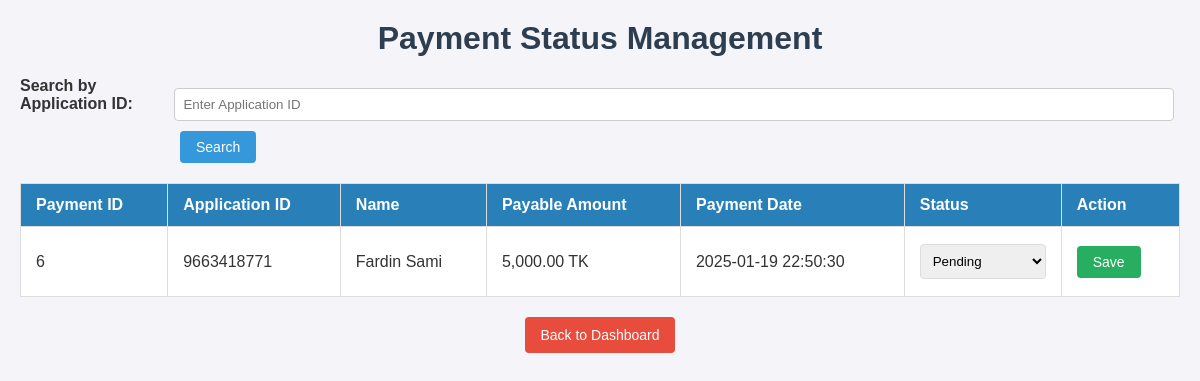
The app's page /view/PaymentStatusView.php with its own data.
### tables this page shows
CREATE TABLE `payment` (
  `payment_id` bigint(20) NOT NULL,
  `application_id` bigint(20) NOT NULL,
  `user_id` int(11) NOT NULL,
  `payment_method` enum('Card','Mobile') NOT NULL,
  `card_number` varchar(20) DEFAULT NULL,
  `expiry_date` date DEFAULT NULL,
  `cvv` varchar(4) DEFAULT NULL,
  `mobile_provider` enum('Bkash','Nagad','Rocket') DEFAULT NULL,
  `mobile_account` varchar(15) DEFAULT NULL,
  `mobile_password` varchar(255) DEFAULT NULL,
  `payable_amount` decimal(10,2) NOT NULL,
  `payment_date` timestamp NOT NULL DEFAULT current_timestamp()
);

CREATE TABLE `passport_apply` (
  `application_id` bigint(20) NOT NULL,
  `user_id` int(11) NOT NULL,
  `passport_type` varchar(255) DEFAULT NULL,
  `personal_info_first_name` varchar(255) DEFAULT NULL,
  `personal_info_last_name` varchar(255) DEFAULT NULL,
  `personal_info_dob` date DEFAULT NULL,
  `personal_info_gender` enum('male','female') DEFAULT NULL,
  `present_address_line1` varchar(255) DEFAULT NULL,
  `present_address_line2` varchar(255) DEFAULT NULL,
  `present_address_city` varchar(255) DEFAULT NULL,
  `present_address_postal_code` varchar(20) DEFAULT NULL,
  `present_address_country` varchar(100) DEFAULT NULL,
  `permanent_address_line1` varchar(255) DEFAULT NULL,
  `permanent_address_line2` varchar(255) DEFAULT NULL,
  `permanent_address_city` varchar(255) DEFAULT NULL,
  `permanent_address_postal_code` varchar(20) DEFAULT NULL,
  `permanent_address_country` varchar(100) DEFAULT NULL,
  `id_document_type` varchar(255) DEFAULT NULL,
  `id_document_number` varchar(255) DEFAULT NULL,
  `parental_info_parent_name` varchar(255) DEFAULT NULL,
  `spouse_info_spouse_name` varchar(255) DEFAULT NULL,
  `passport_options` varchar(100) DEFAULT NULL,
  `delivery_option` varchar(100) DEFAULT NULL,
  `appointment` date DEFAULT NULL,
  `comments` text DEFAULT NULL
);

### model/Database.php (called while the page is built, shortened)
<?php
function getConnection() {
    $servername = "localhost";
    $username = "root";
    $password = "";
    $dbname = "passport_portal";
    $conn = new mysqli($servername, $username, $password, $dbname);
    return $conn;
}
?>

### controller/PaymentStatusController.php (called while the page is built, shortened)
<?php
require_once('../model/PaymentStatusModel.php');
class PaymentStatusController
{
    private $model;
    public function __construct()
    {
        $this->model = new PaymentStatusModel();
    }
    public function handleRequest()
    {
        $applicationId = $_GET['application_id'] ?? null;
        $payments = [];
        $result = $this->model->fetchPayments($applicationId);
        if ($result && $result->num_rows > 0)
        {
            while ($row = $result->fetch_assoc())
            {
                $payments[] = $row;
            }
        }
        return $payments;
    }
}

### model/PaymentStatusModel.php (called while the page is built, shortened)
<?php
require_once('../model/Database.php');
class PaymentStatusModel
{
    private $conn;
    public function __construct()
    {
        $this->conn = getConnection();
    }
    public function fetchPayments($applicationId = null)
    {
        $query = "SELECT p.*, a.personal_info_first_name, a.personal_info_last_name
                  FROM payment p
                  LEFT JOIN passport_apply a ON p.application_id = a.application_id";
        if (!empty($applicationId))
        {
            $query .= " WHERE p.application_id = ?";
            $stmt = $this->conn->prepare($query);
            $stmt->bind_param('i', $applicationId);
            $stmt->execute();
            return $stmt->get_result();
        }
        else
        {
            return $this->conn->query($query);
        }
    }
}

### view/PaymentStatusView.php (the view, shortened to what this page needs)
<?php
require_once('../controller/PaymentStatusController.php');
$controller = new PaymentStatusController();
$payments = $controller->handleRequest();
?>
<!DOCTYPE html>
<html lang="en">
<head>
    <link rel="stylesheet" href="style 1.css">
</head>
<body>
    <h1>Payment Status Management</h1>
    <form method="GET" action="">
        <label for="application_id">Search by Application ID:</label>
        <input type="text" name="application_id" id="application_id" placeholder="Enter Application ID">
        <button type="submit">Search</button>
    </form>
    <div id="applications_table">
        <?php if (count($payments) > 0): ?>
            <table>
                <thead>
                    <tr>
                        <th>Payment ID</th>
                        <th>Application ID</th>
                        <th>Name</th>
                        <th>Payable Amount</th>
                        <th>Payment Date</th>
                        <th>Status</th>
                        <th>Action</th>
                    </tr>
                </thead>
                <tbody>
                    <?php foreach ($payments as $payment): ?>
                        <form method="POST" action="">
                            <tr>
                                <td><?php echo htmlspecialchars($payment['payment_id']); ?></td>
                                <td><?php echo htmlspecialchars($payment['application_id']); ?></td>
                                <td><?php echo htmlspecialchars($payment['personal_info_first_name'] . ' ' . $payment['personal_info_last_name']); ?></td>
                                <td><?php echo htmlspecialchars(number_format($payment['payable_amount'], 2)); ?> TK</td>
                                <td><?php echo htmlspecialchars($payment['payment_date']); ?></td>
                                <td>
                                    <select name="payment_status">
                                        <option value="Pending">Pending</option>
                                    </select>
                                </td>
                                <td>
                                    <button type="submit">Save</button>
                                </td>
                            </tr>
                        </form>
                    <?php endforeach; ?>
                </tbody>
            </table>
        <?php else: ?>
            <p>No payments found!</p>
        <?php endif; ?>
    </div>
    <button onclick="location.href='../sami/dashboard/admin_dashboard.php'" class="logout">Back to Dashboard</button>
</body>
</html>

### style 1.css (style rules this page uses)
* { margin: 0; padding: 0; box-sizing: border-box; }
body { font-family: Arial, sans-serif; background-color: #f4f4f9; color: #333; padding: 20px; }
h1, h3 { text-align: center; color: #2c3e50; }
table { width: 100%; border-collapse: collapse; margin: 20px 0; background-color: #fff; }
th, td { padding: 12px 15px; border: 1px solid #ddd; text-align: left; }
th { background-color: #2980b9; color: white; }
td input, td select { width: 100%; padding: 8px; margin: 5px 0; border: 1px solid #ddd; border-radius: 4px; }
button { background-color: #27ae60; color: white; border: none; padding: 8px 16px; font-size: 14px; cursor: pointer; border-radius: 4px; }
form { margin: 20px 0; }
form label { display: inline-block; width: 150px; font-weight: bold; }
form input, form select { width: calc(100% - 160px); padding: 8px; margin-bottom: 10px; border: 1px solid #ccc; border-radius: 4px; }
form button { width: auto; margin-left: 160px; background-color: #3498db; }
button.logout { display: block; width: 150px; margin: 20px auto; background-color: #e74c3c; color: white; text-align: center; padding: 10px; cursor: pointer; border-radius: 4px; }
#applications_table { margin-top: 20px; }

### records on screen
payment: payment_id "6", application "9663418771", application.personal_info_last_name "Fardin Sami", payable_amount "5,000.00", payment_date "2025-01-19 22:50:30"
